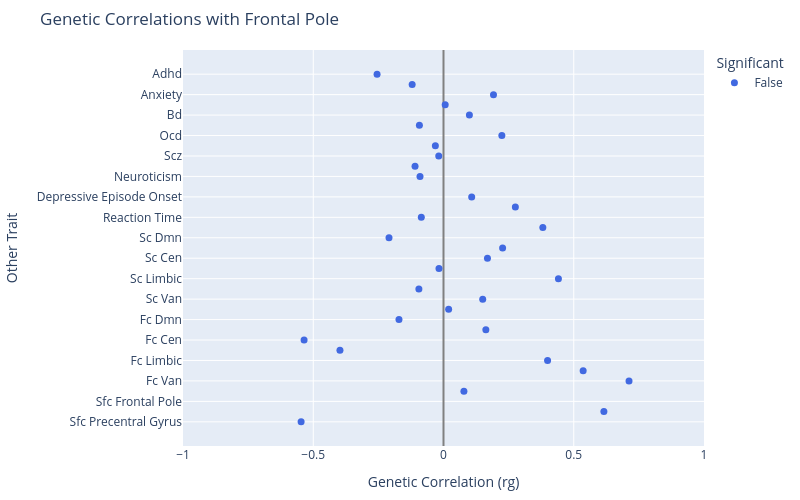
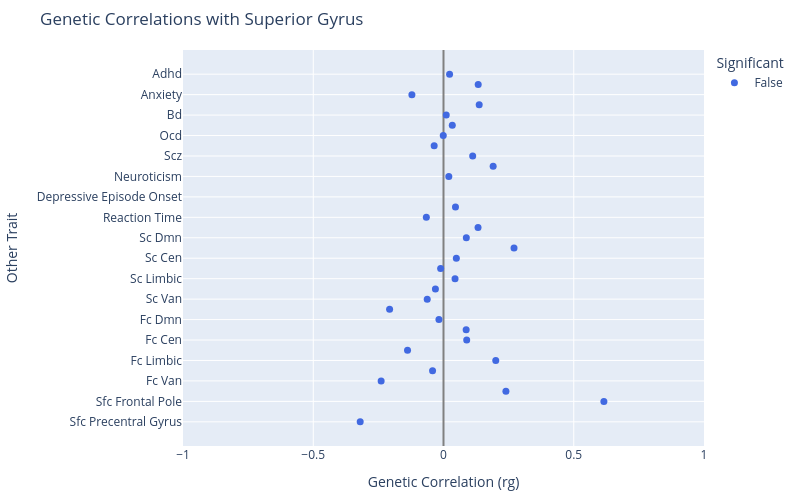
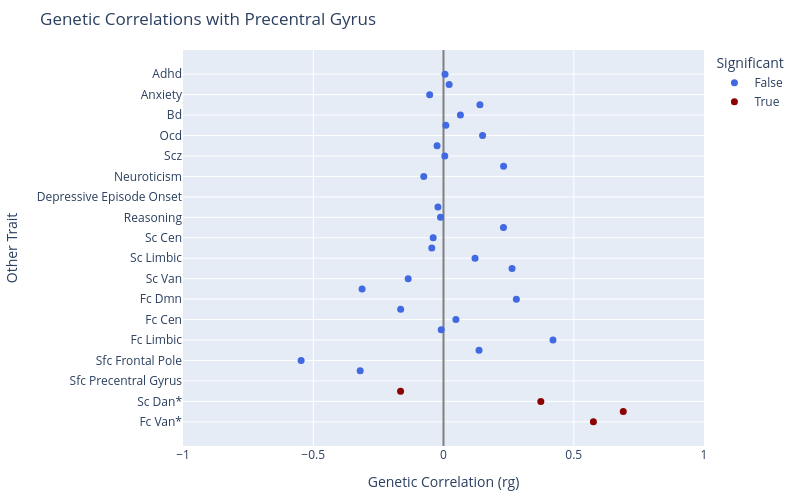

Here is the notebook cell these charts were saved with, in order:
### Code cell
import pandas as pd
import plotly.express as px

# Load data as before
df_fp = pd.read_csv('results_FP.tsv', sep='\t')
df_sg = pd.read_csv('results_SG.tsv', sep='\t')
df_pg = pd.read_csv('results_PG.tsv', sep='\t')

# Prepare each dataframe
def prep_df(df, main_trait_name):
    df = df.copy()
    df['OtherTrait'] = df['Trait'].str.replace('_', ' ').str.title()
    # Add asterisk if p-value < 0.05
    df['Significant'] = df['Pvalue'] < 0.05
    df['OtherTrait_label'] = df['OtherTrait'] + df['Significant'].apply(lambda x: '*' if x else '')
    df['MainTrait'] = main_trait_name
    return df[['OtherTrait_label', 'GeneticCorrelation', 'MainTrait', 'Pvalue', 'Significant']]

df_fp = prep_df(df_fp, 'Frontal Pole')
df_sg = prep_df(df_sg, 'Superior Gyrus')
df_pg = prep_df(df_pg, 'Precentral Gyrus')

# Combine
df_all = pd.concat([df_fp, df_sg, df_pg], ignore_index=True)

# Plot a separate scatter plot for each main trait
for main_trait in df_all['MainTrait'].unique():
    dfi = df_all[df_all['MainTrait'] == main_trait]
    
    fig = px.scatter(
        dfi,
        y='OtherTrait_label',
        x='GeneticCorrelation',
        title=f'Genetic Correlations with {main_trait}',
        labels={'OtherTrait_label': 'Other Trait', 'GeneticCorrelation': 'Genetic Correlation (rg)'},
        range_x=[-1, 1],
        color='Significant',
        color_discrete_map={True: 'darkred', False: 'royalblue'}
    )
    fig.update_traces(marker=dict(size=7))
    fig.update_layout(
        yaxis=dict(autorange="reversed"),
        xaxis=dict(zeroline=True, zerolinewidth=2, zerolinecolor='gray'),
        margin=dict(l=150, r=40, t=50, b=50),
        height=500,
        width=800,
        showlegend=True
    )
    fig.show()

### Figure 1 — Plotly figure (JSON) as saved in the notebook; plotly's stock layout.template omitted (floating-point values rounded to 4 significant figures)
{"data": [{"hovertemplate": "Significant=False<br>Genetic Correlation (rg)=%{x}<br>Other Trait=%{y}<extra></extra>", "legendgroup": "False", "marker": {"color": "royalblue", "size": 7, "symbol": "circle"}, "mode": "markers", "name": "False", "orientation": "h", "showlegend": true, "type": "scatter", "x": [-0.255, -0.1203, 0.1919, 0.0065, 0.0994, -0.0925, 0.224, -0.0312, -0.0182, -0.1092, -0.0902, null, 0.1082, 0.2758, -0.0852, 0.3813, -0.2092, 0.2269, 0.1687, -0.0173, 0.4412, -0.0945, 0.1505, 0.0197, -0.1709, 0.1626, -0.5352, -0.3975, 0.3995, 0.5361, 0.7122, 0.0784, null, 0.6157, -0.5466], "xaxis": "x", "y": ["Adhd", "Alzheimer", "Anxiety", "Autism", "Bd", "Mdd", "Ocd", "Ptsd", "Scz", "Tourette", "Neuroticism", "Guilt", "Depressive Episode Onset", "Processing Accuracy", "Reaction Time", "Reasoning", "Sc Dmn", "Sc Dan", "Sc Cen", "Sc Global", "Sc Limbic", "Sc Smn", "Sc Van", "Sc Visual", "Fc Dmn", "Fc Dan", "Fc Cen", "Fc Global", "Fc Limbic", "Fc Smn", "Fc Van", "Fc Visual", "Sfc Frontal Pole", "Sfc Supramarginal Gyrus", "Sfc Precentral Gyrus"], "yaxis": "y"}], "layout": {"height": 500, "legend": {"title": {"text": "Significant"}, "tracegroupgap": 0}, "margin": {"b": 50, "l": 150, "r": 40, "t": 50}, "showlegend": true, "title": {"text": "Genetic Correlations with Frontal Pole"}, "width": 800, "xaxis": {"anchor": "y", "domain": [0, 1], "range": [-1, 1], "title": {"text": "Genetic Correlation (rg)"}, "zeroline": true, "zerolinecolor": "gray", "zerolinewidth": 2}, "yaxis": {"anchor": "x", "autorange": "reversed", "domain": [0, 1], "title": {"text": "Other Trait"}}}}

### Figure 2 — Plotly figure (JSON) as saved in the notebook; plotly's stock layout.template omitted (floating-point values rounded to 4 significant figures)
{"data": [{"hovertemplate": "Significant=False<br>Genetic Correlation (rg)=%{x}<br>Other Trait=%{y}<extra></extra>", "legendgroup": "False", "marker": {"color": "royalblue", "size": 7, "symbol": "circle"}, "mode": "markers", "name": "False", "orientation": "h", "showlegend": true, "type": "scatter", "x": [0.0233, 0.1332, -0.1213, 0.137, 0.0105, 0.0338, -0.0009, -0.0358, 0.112, 0.1906, 0.0204, null, null, 0.046, -0.0659, 0.1326, 0.0876, 0.2707, 0.0493, -0.011, 0.0443, -0.031, -0.0625, -0.2069, -0.0175, 0.087, 0.0891, -0.1381, 0.2006, -0.042, -0.2394, 0.2396, 0.6157, null, -0.3198], "xaxis": "x", "y": ["Adhd", "Alzheimer", "Anxiety", "Autism", "Bd", "Mdd", "Ocd", "Ptsd", "Scz", "Tourette", "Neuroticism", "Guilt", "Depressive Episode Onset", "Processing Accuracy", "Reaction Time", "Reasoning", "Sc Dmn", "Sc Dan", "Sc Cen", "Sc Global", "Sc Limbic", "Sc Smn", "Sc Van", "Sc Visual", "Fc Dmn", "Fc Dan", "Fc Cen", "Fc Global", "Fc Limbic", "Fc Smn", "Fc Van", "Fc Visual", "Sfc Frontal Pole", "Sfc Supramarginal Gyrus", "Sfc Precentral Gyrus"], "yaxis": "y"}], "layout": {"height": 500, "legend": {"title": {"text": "Significant"}, "tracegroupgap": 0}, "margin": {"b": 50, "l": 150, "r": 40, "t": 50}, "showlegend": true, "title": {"text": "Genetic Correlations with Superior Gyrus"}, "width": 800, "xaxis": {"anchor": "y", "domain": [0, 1], "range": [-1, 1], "title": {"text": "Genetic Correlation (rg)"}, "zeroline": true, "zerolinecolor": "gray", "zerolinewidth": 2}, "yaxis": {"anchor": "x", "autorange": "reversed", "domain": [0, 1], "title": {"text": "Other Trait"}}}}

### Figure 3 — Plotly figure (JSON) as saved in the notebook; plotly's stock layout.template omitted (floating-point values rounded to 4 significant figures)
{"data": [{"hovertemplate": "Significant=False<br>Genetic Correlation (rg)=%{x}<br>Other Trait=%{y}<extra></extra>", "legendgroup": "False", "marker": {"color": "royalblue", "size": 7, "symbol": "circle"}, "mode": "markers", "name": "False", "orientation": "h", "showlegend": true, "type": "scatter", "x": [0.0058, 0.0217, -0.0531, 0.1398, 0.0649, 0.0089, 0.15, -0.0247, 0.005, 0.2306, -0.0758, null, null, -0.0213, -0.0114, 0.2301, -0.0396, -0.0449, 0.121, 0.2631, -0.1356, -0.3126, 0.2796, -0.1644, 0.0476, -0.0087, 0.4203, 0.1364, -0.5466, -0.3198, null], "xaxis": "x", "y": ["Adhd", "Alzheimer", "Anxiety", "Autism", "Bd", "Mdd", "Ocd", "Ptsd", "Scz", "Tourette", "Neuroticism", "Guilt", "Depressive Episode Onset", "Processing Accuracy", "Reasoning", "Sc Dmn", "Sc Cen", "Sc Global", "Sc Limbic", "Sc Smn", "Sc Van", "Sc Visual", "Fc Dmn", "Fc Dan", "Fc Cen", "Fc Global", "Fc Limbic", "Fc Visual", "Sfc Frontal Pole", "Sfc Supramarginal Gyrus", "Sfc Precentral Gyrus"], "yaxis": "y"}, {"hovertemplate": "Significant=True<br>Genetic Correlation (rg)=%{x}<br>Other Trait=%{y}<extra></extra>", "legendgroup": "True", "marker": {"color": "darkred", "size": 7, "symbol": "circle"}, "mode": "markers", "name": "True", "orientation": "h", "showlegend": true, "type": "scatter", "x": [-0.1648, 0.3736, 0.6901, 0.5754], "xaxis": "x", "y": ["Reaction Time*", "Sc Dan*", "Fc Smn*", "Fc Van*"], "yaxis": "y"}], "layout": {"height": 500, "legend": {"title": {"text": "Significant"}, "tracegroupgap": 0}, "margin": {"b": 50, "l": 150, "r": 40, "t": 50}, "showlegend": true, "title": {"text": "Genetic Correlations with Precentral Gyrus"}, "width": 800, "xaxis": {"anchor": "y", "domain": [0, 1], "range": [-1, 1], "title": {"text": "Genetic Correlation (rg)"}, "zeroline": true, "zerolinecolor": "gray", "zerolinewidth": 2}, "yaxis": {"anchor": "x", "autorange": "reversed", "domain": [0, 1], "title": {"text": "Other Trait"}}}}
